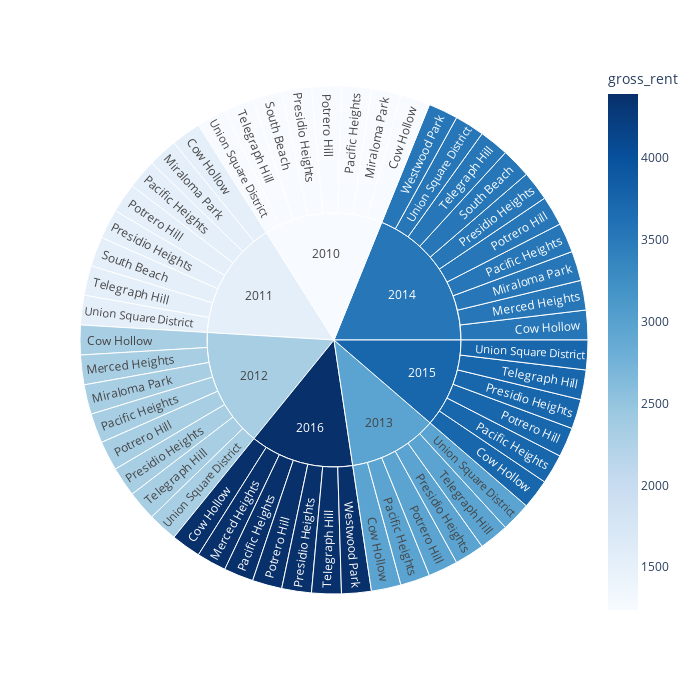

Write notebook code for a chart like this one.
### Markdown cell above
### Create a sunburst chart to conduct a costs analysis of most expensive neighborhoods in San Francisco per year

### Code cell
# Sunburst Plot
px.sunburst(df_expensive_neighborhoods_per_year,
            path=['year', 'neighborhood'],
            color='gross_rent',
            color_continuous_scale='blues',
            height=700,
            width=700)

### Figure 1 — Plotly figure (JSON) as saved in the notebook; plotly's stock layout.template omitted (floating-point values rounded to 4 significant figures)
{"data": [{"branchvalues": "total", "customdata": [[1239], [1530], [2324], [2971], [3528], [3739], [4390], [2324], [3528], [4390], [1239], [1530], [2324], [3528], [1239], [1530], [2324], [2971], [3528], [3739], [4390], [1239], [1530], [2324], [2971], [3528], [3739], [4390], [1239], [1530], [2324], [2971], [3528], [3739], [4390], [1239], [1530], [3528], [1239], [1530], [2324], [2971], [3528], [3739], [4390], [1239], [1530], [2324], [2971], [3528], [3739], [3528], [4390], [1239], [1530], [2324], [2971], [3528], [3739], [4390]], "domain": {"x": [0, 1], "y": [0, 1]}, "hovertemplate": "labels=%{label}<br>count=%{value}<br>parent=%{parent}<br>id=%{id}<br>gross_rent=%{color}<extra></extra>", "ids": ["2010/Cow Hollow", "2011/Cow Hollow", "2012/Cow Hollow", "2013/Cow Hollow", "2014/Cow Hollow", "2015/Cow Hollow", "2016/Cow Hollow", "2012/Merced Heights", "2014/Merced Heights", "2016/Merced Heights", "2010/Miraloma Park", "2011/Miraloma Park", "2012/Miraloma Park", "2014/Miraloma Park", "2010/Pacific Heights", "2011/Pacific Heights", "2012/Pacific Heights", "2013/Pacific Heights", "2014/Pacific Heights", "2015/Pacific Heights", "2016/Pacific Heights", "2010/Potrero Hill", "2011/Potrero Hill", "2012/Potrero Hill", "2013/Potrero Hill", "2014/Potrero Hill", "2015/Potrero Hill", "2016/Potrero Hill", "2010/Presidio Heights", "2011/Presidio Heights", "2012/Presidio Heights", "2013/Presidio Heights", "2014/Presidio Heights", "2015/Presidio Heights", "2016/Presidio Heights", "2010/South Beach", "2011/South Beach", "2014/South Beach", "2010/Telegraph Hill", "2011/Telegraph Hill", "2012/Telegraph Hill", "2013/Telegraph Hill", "2014/Telegraph Hill", "2015/Telegraph Hill", "2016/Telegraph Hill", "2010/Union Square District", "2011/Union Square District", "2012/Union Square District", "2013/Union Square District", "2014/Union Square District", "2015/Union Square District", "2014/Westwood Park", "2016/Westwood Park", "2010", "2011", "2012", "2013", "2014", "2015", "2016"], "labels": ["Cow Hollow", "Cow Hollow", "Cow Hollow", "Cow Hollow", "Cow Hollow", "Cow Hollow", "Cow Hollow", "Merced Heights", "Merced Heights", "Merced Heights", "Miraloma Park", "Miraloma Park", "Miraloma Park", "Miraloma Park", "Pacific Heights", "Pacific Heights", "Pacific Heights", "Pacific Heights", "Pacific Heights", "Pacific Heights", "Pacific Heights", "Potrero Hill", "Potrero Hill", "Potrero Hill", "Potrero Hill", "Potrero Hill", "Potrero Hill", "Potrero Hill", "Presidio Heights", "Presidio Heights", "Presidio Heights", "Presidio Heights", "Presidio Heights", "Presidio Heights", "Presidio Heights", "South Beach", "South Beach", "South Beach", "Telegraph Hill", "Telegraph Hill", "Telegraph Hill", "Telegraph Hill", "Telegraph Hill", "Telegraph Hill", "Telegraph Hill", "Union Square District", "Union Square District", "Union Square District", "Union Square District", "Union Square District", "Union Square District", "Westwood Park", "Westwood Park", "2010", "2011", "2012", "2013", "2014", "2015", "2016"], "marker": {"coloraxis": "coloraxis", "colors": [1239, 1530, 2324, 2971, 3528, 3739, 4390, 2324, 3528, 4390, 1239, 1530, 2324, 3528, 1239, 1530, 2324, 2971, 3528, 3739, 4390, 1239, 1530, 2324, 2971, 3528, 3739, 4390, 1239, 1530, 2324, 2971, 3528, 3739, 4390, 1239, 1530, 3528, 1239, 1530, 2324, 2971, 3528, 3739, 4390, 1239, 1530, 2324, 2971, 3528, 3739, 3528, 4390, 1239, 1530, 2324, 2971, 3528, 3739, 4390]}, "name": "", "parents": ["2010", "2011", "2012", "2013", "2014", "2015", "2016", "2012", "2014", "2016", "2010", "2011", "2012", "2014", "2010", "2011", "2012", "2013", "2014", "2015", "2016", "2010", "2011", "2012", "2013", "2014", "2015", "2016", "2010", "2011", "2012", "2013", "2014", "2015", "2016", "2010", "2011", "2014", "2010", "2011", "2012", "2013", "2014", "2015", "2016", "2010", "2011", "2012", "2013", "2014", "2015", "2014", "2016", "", "", "", "", "", "", ""], "type": "sunburst", "values": [1, 1, 1, 1, 1, 1, 1, 1, 1, 1, 1, 1, 1, 1, 1, 1, 1, 1, 1, 1, 1, 1, 1, 1, 1, 1, 1, 1, 1, 1, 1, 1, 1, 1, 1, 1, 1, 1, 1, 1, 1, 1, 1, 1, 1, 1, 1, 1, 1, 1, 1, 1, 1, 8, 8, 8, 6, 10, 6, 7]}], "layout": {"coloraxis": {"colorbar": {"title": {"text": "gross_rent"}}, "colorscale": [[0, "rgb(247,251,255)"], [0.125, "rgb(222,235,247)"], [0.25, "rgb(198,219,239)"], [0.375, "rgb(158,202,225)"], [0.5, "rgb(107,174,214)"], [0.625, "rgb(66,146,198)"], [0.75, "rgb(33,113,181)"], [0.875, "rgb(8,81,156)"], [1, "rgb(8,48,107)"]]}, "height": 700, "legend": {"tracegroupgap": 0}, "margin": {"t": 60}, "width": 700}}
